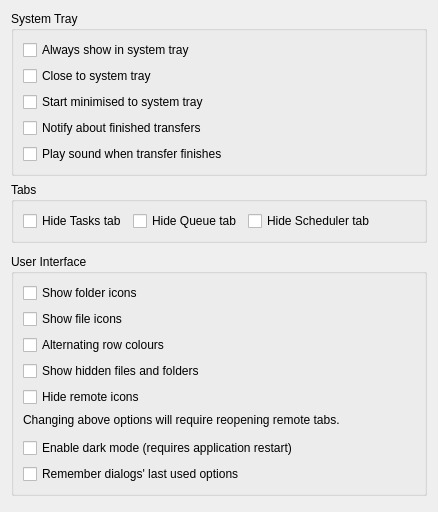
     <widget class="QWidget" name="tab_2">
      <attribute name="title">
       <string>Interface</string>
      </attribute>
      <layout class="QVBoxLayout" name="verticalLayout">
       <item>
        <widget class="QGroupBox" name="groupBox_3">
         <property name="title">
          <string>System Tray</string>
         </property>
         <layout class="QGridLayout" name="gridLayout_4">
          <item row="3" column="0">
           <widget class="QCheckBox" name="notifyFinishedTransfers">
            <property name="toolTip">
             <string>&lt;html&gt;&lt;head/&gt;&lt;body&gt;&lt;p&gt;Attempts to use OS specific notification features to notify about finished transfers&lt;/p&gt;&lt;/body&gt;&lt;/html&gt;</string>
            </property>
            <property name="text">
             <string>Notify about finished transfers</string>
            </property>
           </widget>
          </item>
          <item row="1" column="0">
           <widget class="QCheckBox" name="closeToTray">
            <property name="text">
             <string>Close to system tray</string>
            </property>
           </widget>
          </item>
          <item row="0" column="0">
           <widget class="QCheckBox" name="alwaysShowInTray">
            <property name="text">
             <string>Always show in system tray</string>
            </property>
           </widget>
          </item>
          <item row="4" column="0">
           <widget class="QCheckBox" name="cb_soundNotif">
            <property name="text">
             <string>Play sound when transfer finishes</string>
            </property>
           </widget>
          </item>
          <item row="2" column="0">
           <widget class="QCheckBox" name="startMinimisedToTray">
            <property name="text">
             <string>Start minimised to system tray</string>
            </property>
           </widget>
          </item>
         </layout>
        </widget>
       </item>
       <item>
        <widget class="QGroupBox" name="groupBox_hide_tabs">
         <property name="title">
          <string>Tabs</string>
         </property>
         <layout class="QHBoxLayout" name="horizontalLayout_hide_tabs">
          <item>
           <widget class="QCheckBox" name="cb_hide_tasks">
            <property name="text">
             <string>Hide Tasks tab</string>
            </property>
           </widget>
          </item>
          <item>
           <widget class="QCheckBox" name="cb_hide_queue">
            <property name="text">
             <string>Hide Queue tab</string>
            </property>
           </widget>
          </item>
          <item>
           <widget class="QCheckBox" name="cb_hide_scheduler">
            <property name="text">
             <string>Hide Scheduler tab</string>
            </property>
           </widget>
          </item>
          <item>
           <spacer name="horizontalSpacer_hide_tabs">
            <property name="orientation">
             <enum>Qt::Horizontal</enum>
            </property>
            <property name="sizeHint" stdset="0">
             <size>
              <width>40</width>
              <height>20</height>
             </size>
            </property>
           </spacer>
          </item>
         </layout>
        </widget>
       </item>
       <item>
        <spacer name="verticalSpacer">
         <property name="orientation">
          <enum>Qt::Vertical</enum>
         </property>
         <property name="sizeType">
          <enum>QSizePolicy::Fixed</enum>
         </property>
         <property name="sizeHint" stdset="0">
          <size>
           <width>20</width>
           <height>5</height>
          </size>
         </property>
        </spacer>
       </item>
       <item>
        <widget class="QGroupBox" name="groupBox">
         <property name="title">
          <string>User Interface</string>
         </property>
         <layout class="QGridLayout" name="gridLayout">
          <item row="8" column="0">
           <widget class="QCheckBox" name="darkMode">
            <property name="text">
             <string>Enable dark mode (requires application restart)</string>
            </property>
           </widget>
          </item>
          <item row="9" column="0">
           <widget class="QCheckBox" name="rememberLastOptions">
            <property name="toolTip">
             <string>&lt;html&gt;&lt;head/&gt;&lt;body&gt;&lt;p&gt;When checked new dialog (e.g. transfer, export or mount) will open with previously used options (if any modified).&lt;/p&gt;&lt;p&gt;When unchecked new dialog will always open with default options.&lt;/p&gt;&lt;/body&gt;&lt;/html&gt;</string>
            </property>
            <property name="text">
             <string>Remember dialogs' last used options</string>
            </property>
           </widget>
          </item>
          <item row="0" column="0" colspan="2">
           <widget class="QCheckBox" name="showFolderIcons">
            <property name="sizePolicy">
             <sizepolicy hsizetype="Fixed" vsizetype="Fixed">
              <horstretch>0</horstretch>
              <verstretch>0</verstretch>
             </sizepolicy>
            </property>
            <property name="toolTip">
             <string>&lt;html&gt;&lt;head/&gt;&lt;body&gt;&lt;p&gt;Display folders as icons&lt;/p&gt;&lt;/body&gt;&lt;/html&gt;</string>
            </property>
            <property name="text">
             <string>Show folder icons</string>
            </property>
           </widget>
          </item>
          <item row="4" column="0">
           <widget class="QCheckBox" name="showHidden">
            <property name="text">
             <string>Show hidden files and folders</string>
            </property>
           </widget>
          </item>
          <item row="1" column="0" colspan="2">
           <widget class="QCheckBox" name="showFileIcons">
            <property name="toolTip">
             <string>&lt;html&gt;&lt;head/&gt;&lt;body&gt;&lt;p&gt;Display files as icons&lt;/p&gt;&lt;/body&gt;&lt;/html&gt;</string>
            </property>
            <property name="text">
             <string>Show file icons</string>
            </property>
           </widget>
          </item>
          <item row="5" column="0" colspan="2">
           <widget class="QCheckBox" name="hideRemoteIcons">
            <property name="toolTip">
             <string>Hide the row of icons above the files list in the remote tabs. The icons of the fixed tabs (Remotes, Jobs, Tasks, Queue, Scheduler) are not affected. All actions stay available in the right-click menu.</string>
            </property>
            <property name="text">
             <string>Hide remote icons</string>
            </property>
           </widget>
          </item>
          <item row="6" column="0" colspan="3">
           <widget class="QLabel" name="info">
            <property name="text">
             <string>Changing above options will require reopening remote tabs.</string>
            </property>
           </widget>
          </item>
          <item row="3" column="0" colspan="2">
           <widget class="QCheckBox" name="rowColors">
            <property name="text">
             <string>Alternating row colours</string>
            </property>
           </widget>
          </item>
          <item row="7" column="0">
           <spacer name="verticalSpacer_13">
            <property name="orientation">
             <enum>Qt::Vertical</enum>
            </property>
            <property name="sizeType">
             <enum>QSizePolicy::Fixed</enum>
            </property>
            <property name="sizeHint" stdset="0">
             <size>
              <width>20</width>
              <height>5</height>
             </size>
            </property>
           </spacer>
          </item>
         </layout>
        </widget>
       </item>
       <item>
        <spacer name="verticalSpacer_10">
         <property name="orientation">
          <enum>Qt::Vertical</enum>
         </property>
         <property name="sizeType">
          <enum>QSizePolicy::Fixed</enum>
         </property>
         <property name="sizeHint" stdset="0">
          <size>
           <width>20</width>
           <height>5</height>
          </size>
         </property>
        </spacer>
       </item>
       <item>
        <spacer name="verticalSpacer_gui_style">
         <property name="orientation">
          <enum>Qt::Vertical</enum>
         </property>
         <property name="sizeHint" stdset="0">
          <size>
           <width>20</width>
           <height>0</height>
          </size>
         </property>
        </spacer>
       </item>
      </layout>
     </widget>
